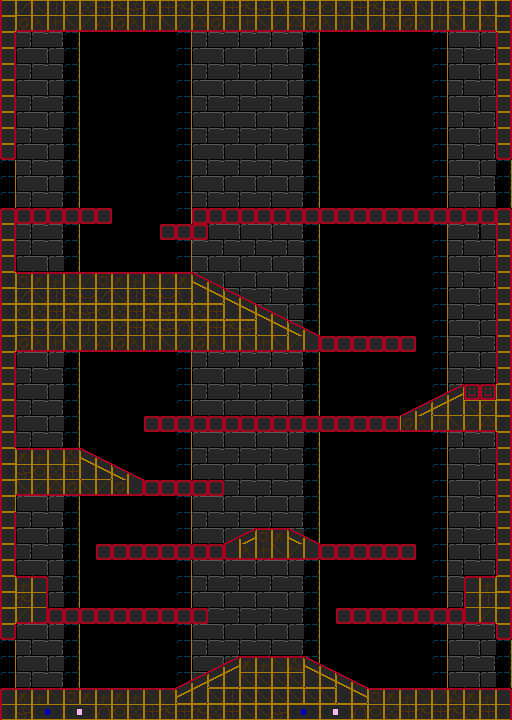

A 2D game scene composited from a Tiled map and its tileset images. What follows is a short description and the map's XML, with each tile layer's data collapsed to a summary:
An orthogonal 32x45 tile map with 16x16 px tiles, 2 tile layers (back, front) and 16 objects (6x PerchMonster, 6x MinorMonster, 2x perchmonster, 2x MajorMonster).

<map version="1.0" orientation="orthogonal" width="32" height="45" tilewidth="16" tileheight="16">
 <tileset firstgid="1" name="tiles1" tilewidth="16" tileheight="16">
  <image source="../../img/tiles/tiles0.gif" trans="ff00ff" width="256" height="256" />
 </tileset>
 <layer name="back" width="32" height="45">
  <data>[1440 cells, 830 non-empty, 6 distinct tile ids]</data>
 </layer>
 <layer name="front" width="32" height="45">
  <data>[1440 cells, 450 non-empty, 50 distinct tile ids]</data>
 </layer>
 <objectgroup name="objects" width="32" height="45">
  <properties>
   <property name="entrances" value="[[1,0],[0,1]]" />
   <property name="rarity" value="1.0" />
  </properties>
  <object name="perchmonster" gid="199" x="48" y="432">
   <properties>
    <property name="rarity" value="0.5" />
   </properties>
  </object>
  <object name="PerchMonster" gid="199" x="240" y="400" />
  <object name="PerchMonster" gid="199" x="128" y="592" />
  <object name="MajorMonster" gid="199" x="256" y="640" />
  <object name="perchmonster" gid="199" x="384" y="592" />
  <object name="PerchMonster" gid="199" x="352" y="528">
   <properties>
    <property name="min_temple" value="1" />
   </properties>
  </object>
  <object name="PerchMonster" gid="199" x="192" y="528">
   <properties>
    <property name="min_temple" value="1" />
   </properties>
  </object>
  <object name="PerchMonster" gid="199" x="352" y="320" />
  <object name="MajorMonster" gid="199" x="320" y="192">
   <properties>
    <property name="rarity" value="0.5" />
   </properties>
  </object>
  <object name="PerchMonster" gid="199" x="96" y="256">
   <properties>
    <property name="min_temple" value="1" />
   </properties>
  </object>
  <object name="MinorMonster" gid="199" x="384" y="336">
   <properties>
    <property name="min_temple" value="2" />
    <property name="rarity" value="0.5" />
   </properties>
  </object>
  <object name="MinorMonster" gid="199" x="176" y="416">
   <properties>
    <property name="min_temple" value="2" />
    <property name="rarity" value="0.5" />
   </properties>
  </object>
  <object name="MinorMonster" gid="199" x="192" y="480">
   <properties>
    <property name="min_temple" value="2" />
    <property name="rarity" value="0.5" />
   </properties>
  </object>
  <object name="MinorMonster" gid="199" x="176" y="608">
   <properties>
    <property name="min_temple" value="2" />
    <property name="rarity" value="0.5" />
   </properties>
  </object>
  <object name="MinorMonster" gid="199" x="352" y="608">
   <properties>
    <property name="min_temple" value="2" />
    <property name="rarity" value="0.5" />
   </properties>
  </object>
  <object name="MinorMonster" gid="199" x="224" y="208">
   <properties>
    <property name="min_temple" value="2" />
    <property name="rarity" value="0.5" />
   </properties>
  </object>
 </objectgroup>
</map>
